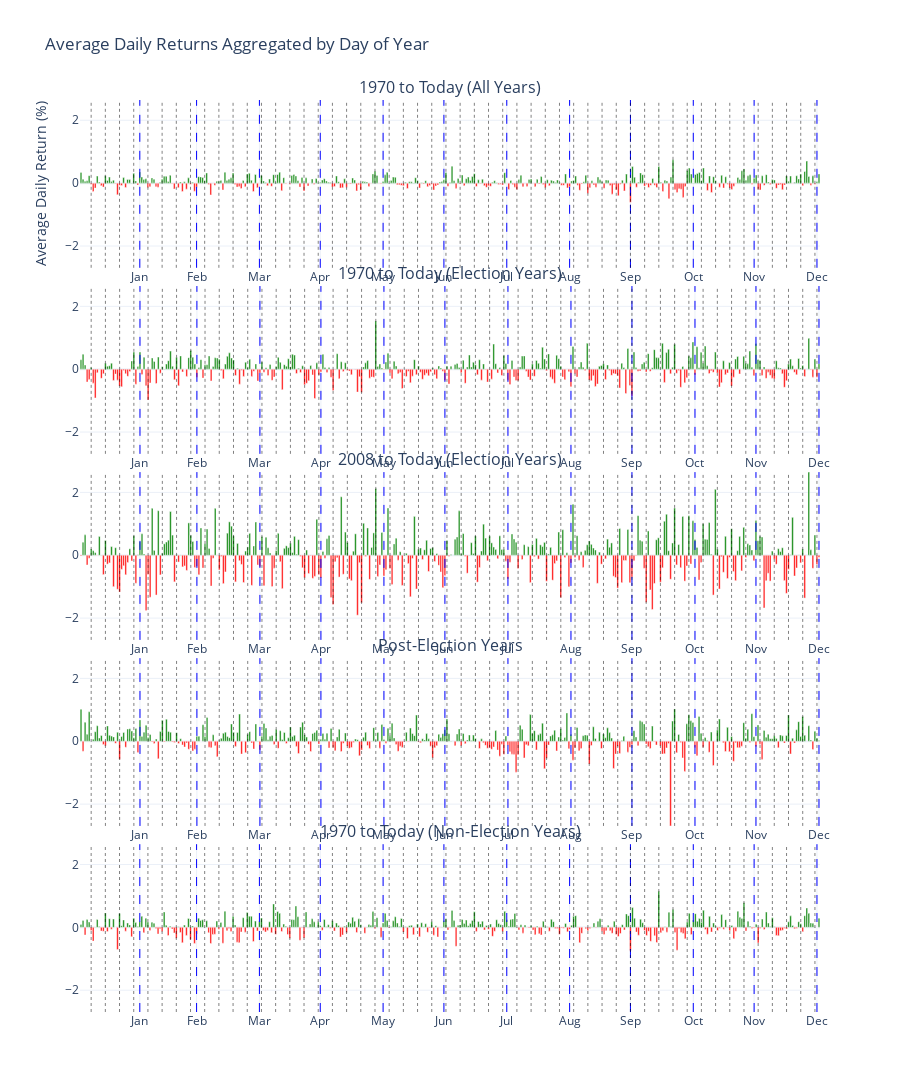

The notebook cell this image was saved under:
### Code cell
import pandas as pd
import yfinance as yf
import plotly.graph_objects as go
from plotly.subplots import make_subplots

# Define the time windows
time_windows = {
    '1970_to_today': ('1970-01-01', '2024-06-22'),
    '2008_to_today': ('2008-01-01', '2024-06-22')
}

# Define the election years, post-election years, and non-election years
election_years = [year for year in range(1970, 2024, 4)]
post_election_years = [year + 1 for year in election_years]
all_years = list(range(1970, 2024))
non_election_years = [year for year in all_years if year not in election_years and year not in post_election_years]

# Download S&P 500 data
symbol = '^GSPC'

# Prepare the data
def prepare_data(start_date, end_date, filter_years=None):
    df = yf.download(symbol, start=start_date, end=end_date)
    df['Daily Return'] = df['Adj Close'].pct_change() * 100  # Convert to percentage
    df = df.dropna()
    df['Day of Year'] = df.index.day_of_year
    if filter_years is not None:
        df = df[df.index.year.isin(filter_years)]
    daily_returns_aggregated = df.groupby('Day of Year')['Daily Return'].mean().reset_index()
    daily_returns_aggregated['Color'] = daily_returns_aggregated['Daily Return'].apply(lambda x: 'green' if x > 0 else 'red')
    return daily_returns_aggregated

# Prepare data for each category
data_1970_to_today_all_years = prepare_data(*time_windows['1970_to_today'], filter_years=None)
data_1970_to_today_election_years = prepare_data(*time_windows['1970_to_today'], filter_years=election_years)
data_2008_to_today_election_years = prepare_data(*time_windows['2008_to_today'], filter_years=election_years)
data_post_election_years = prepare_data(*time_windows['1970_to_today'], filter_years=post_election_years)
data_1970_to_today_non_election_years = prepare_data(*time_windows['1970_to_today'], filter_years=non_election_years)

# Generate the month labels for the x-axis
month_labels = ['Jan', 'Feb', 'Mar', 'Apr', 'May', 'Jun', 'Jul', 'Aug', 'Sep', 'Oct', 'Nov', 'Dec']
month_days = [31, 28, 31, 30, 31, 30, 31, 31, 30, 31, 30, 31]
month_end_positions = [sum(month_days[:i+1]) for i in range(12)]
week_positions = list(range(7, 366, 7))

# Determine the common y-axis range
y_min = min(data_1970_to_today_all_years['Daily Return'].min(), 
            data_1970_to_today_election_years['Daily Return'].min(), 
            data_2008_to_today_election_years['Daily Return'].min(), 
            data_post_election_years['Daily Return'].min(),
            data_1970_to_today_non_election_years['Daily Return'].min())
y_max = max(data_1970_to_today_all_years['Daily Return'].max(), 
            data_1970_to_today_election_years['Daily Return'].max(), 
            data_2008_to_today_election_years['Daily Return'].max(), 
            data_post_election_years['Daily Return'].max(),
            data_1970_to_today_non_election_years['Daily Return'].max())

# Create subplots
fig = make_subplots(
    rows=5, cols=1,
    subplot_titles=(
        '1970 to Today (All Years)', 
        '1970 to Today (Election Years)',
        '2008 to Today (Election Years)', 
        'Post-Election Years', 
        '1970 to Today (Non-Election Years)'),
    vertical_spacing=0.02  # Reduce the space between the plots
)

# Add bars for each category
fig.add_trace(go.Bar(
    x=data_1970_to_today_all_years['Day of Year'],
    y=data_1970_to_today_all_years['Daily Return'],
    marker_color=data_1970_to_today_all_years['Color'],
    name='1970 to Today (All Years)'
), row=1, col=1)

fig.add_trace(go.Bar(
    x=data_1970_to_today_election_years['Day of Year'],
    y=data_1970_to_today_election_years['Daily Return'],
    marker_color=data_1970_to_today_election_years['Color'],
    name='1970 to Today (Election Years)'
), row=2, col=1)

fig.add_trace(go.Bar(
    x=data_2008_to_today_election_years['Day of Year'],
    y=data_2008_to_today_election_years['Daily Return'],
    marker_color=data_2008_to_today_election_years['Color'],
    name='2008 to Today (Election Years)'
), row=3, col=1)

fig.add_trace(go.Bar(
    x=data_post_election_years['Day of Year'],
    y=data_post_election_years['Daily Return'],
    marker_color=data_post_election_years['Color'],
    name='Post-Election Years'
), row=4, col=1)

fig.add_trace(go.Bar(
    x=data_1970_to_today_non_election_years['Day of Year'],
    y=data_1970_to_today_non_election_years['Daily Return'],
    marker_color=data_1970_to_today_non_election_years['Color'],
    name='1970 to Today (Non-Election Years)'
), row=5, col=1)

# Add vertical lines for the end of each month
for position in month_end_positions:
    fig.add_vline(x=position, line=dict(color='blue', width=1, dash='dash'))

# Add small ticks to denote the end of each week
for week_position in week_positions:
    fig.add_vline(x=week_position, line=dict(color='black', width=0.5, dash='dot'))

# Update layout with month labels, week ticks, and shared y-axis range
fig.update_layout(
    title='Average Daily Returns Aggregated by Day of Year',
    xaxis1=dict(tickmode='array', tickvals=month_end_positions, ticktext=month_labels, showgrid=True, tick0=0, dtick=7),
    xaxis2=dict(tickmode='array', tickvals=month_end_positions, ticktext=month_labels, showgrid=True, tick0=0, dtick=7),
    xaxis3=dict(tickmode='array', tickvals=month_end_positions, ticktext=month_labels, showgrid=True, tick0=0, dtick=7),
    xaxis4=dict(tickmode='array', tickvals=month_end_positions, ticktext=month_labels, showgrid=True, tick0=0, dtick=7),
    xaxis5=dict(tickmode='array', tickvals=month_end_positions, ticktext=month_labels, showgrid=True, tick0=0, dtick=7),
    yaxis1=dict(range=[y_min, y_max]),
    yaxis2=dict(range=[y_min, y_max]),
    yaxis3=dict(range=[y_min, y_max]),
    yaxis4=dict(range=[y_min, y_max]),
    yaxis5=dict(range=[y_min, y_max]),
    yaxis_title='Average Daily Return (%)',
    template='plotly_white',
    showlegend=False,
    height=1500  # Increase the height to make the graphs larger
)

# Show the plot
fig.show()
